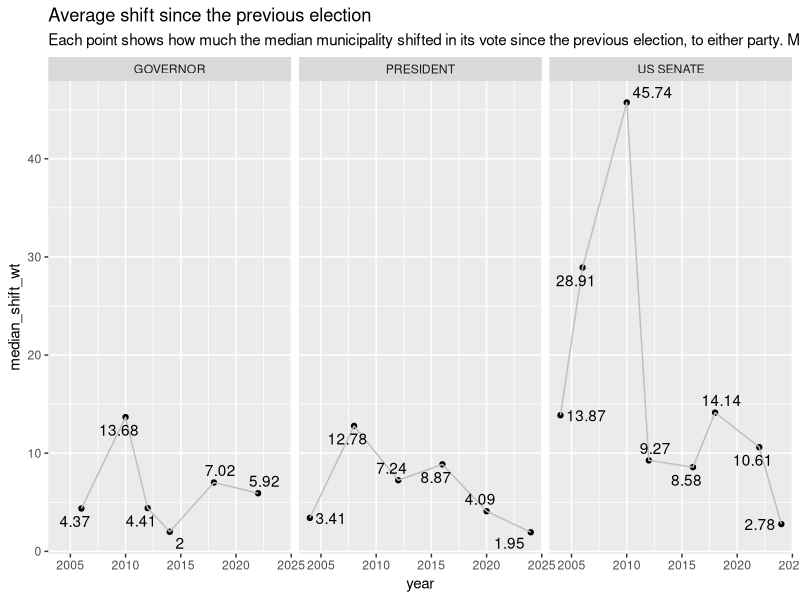

Recreate this plot in R. (Note: this script raises an error after producing the figure.)
library(tidyverse)

muni.shifts <- read_csv("data/pres-gov-sen_muni-avg-shifts_wi_2004-2024.csv")

muni.shifts |>
  ggplot(aes(year, median_shift_wt)) +
  geom_point() +
  geom_line(color = "gray") +
  ggrepel::geom_text_repel(aes(label = round(median_shift_wt, 2))) +
  labs(title = "Average shift since the previous election",
       subtitle = paste("Each point shows how much the median municipality",
                        "shifted in its vote since the previous election, to either party.",
                        "Municipalities are weighted by total votes cast.")) +
  facet_wrap(facets = ~office)

rep.unit.shifts <- read_csv("data/pres-gov-sen_reporting-unit-avg-shifts_wi_1994-2024.csv")

avg.shifts.rep.unit |>
  ggplot(aes(year, median_shift_wt)) +
  geom_point() +
  geom_line(color = "gray") +
  ggrepel::geom_text_repel(aes(label = round(median_shift_wt, 2))) +
  scale_x_continuous(breaks = seq(1992, 2024, 4)) +
  labs(title = "Average shift since the previous election",
       subtitle = paste("Each point shows how much the median reporting unit",
                        "shifted in its vote since the previous election, to either party.",
                        "Reporting units are weighted by total votes cast.")) +
  facet_wrap(facets = ~office)
